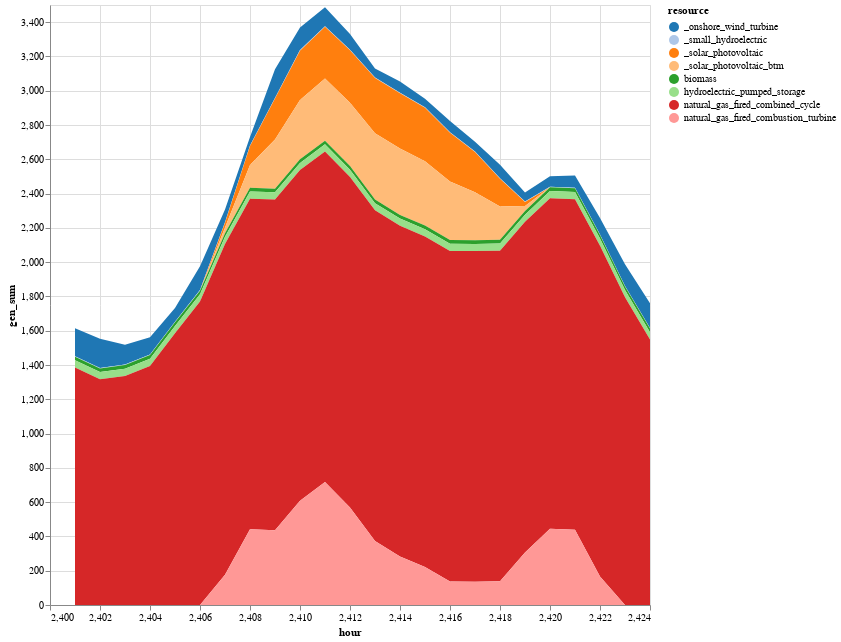

The cell this chart's notebook holds for it:
### Markdown cell above
### 4. Solve a day's economic dispatch

### Code cell
solution = economic_dispatch_multi_time(gen_df, loads_multi, gen_variable_multi);

sol_gen = innerjoin(solution.solution, 
                    gen_df[!, [:r_id, :resource]], 
                    on = :r_id)
sol_gen = combine(groupby(sol_gen, [:resource, :hour]), 
            :gen => sum)
sol_gen_btm = sol_gen
sol_gen_btm[sol_gen_btm.resource .== "solar_photovoltaic", :resource] .= "_solar_photovoltaic"
sol_gen_btm[sol_gen_btm.resource .== "onshore_wind_turbine", :resource] .= "_onshore_wind_turbine"
sol_gen_btm[sol_gen_btm.resource .== "small_hydroelectric", :resource] .= "_small_hydroelectric"

btm = DataFrame(resource = repeat(["_solar_photovoltaic_btm"]; outer=length(T_period)), 
    hour = T_period,
    gen_sum = gen_variable_multi[gen_variable_multi.gen_full .== "wec_sdge_solar_photovoltaic_1.0",:cf] * 600)
append!(sol_gen_btm, btm)

# Reorder resources
sort!(sol_gen_btm, [:hour, :resource])

sol_gen_btm |>
@vlplot(:area, 
    x=:hour, y={:gen_sum, stack=:zero}, 
    color={"resource:n", scale={scheme="category20"}},
    width=600,height=600)

### Figure 1 — Vega-Lite specification as saved in the notebook (floating-point values rounded to 4 significant figures; data arrays with more than 128 entries replaced by an {"elided": "..."} marker saying what was removed)
{"data": {"values": {"elided": "192 records"}}, "encoding": {"color": {"field": "resource", "scale": {"scheme": "category20"}, "type": "nominal"}, "x": {"field": "hour", "type": "quantitative"}, "y": {"field": "gen_sum", "stack": "zero", "type": "quantitative"}}, "height": 600, "mark": "area", "width": 600}
